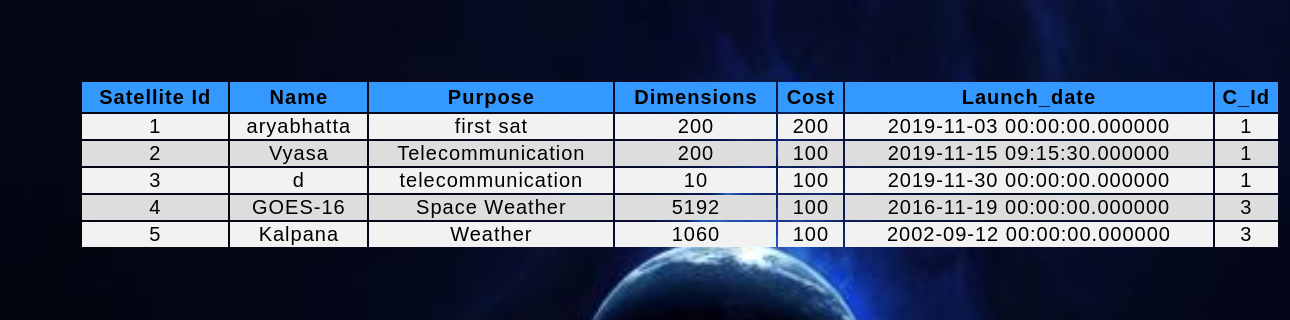
The app's page /php/s-view.php with its own data.
### tables this page shows
CREATE TABLE IF NOT EXISTS `satellites` (
  `Sat_Id` int(5) NOT NULL,
  `Name` varchar(20) NOT NULL,
  `Purpose` varchar(100) NOT NULL,
  `Weight` int(20) NOT NULL,
  `Cost` int(10) NOT NULL,
  `Launch_date` datetime(6) NOT NULL,
  `C_Id` int(5) DEFAULT NULL,
  PRIMARY KEY (`Sat_Id`),
  KEY `C_Id` (`C_Id`)
);

### php/s-view.php (the view, shortened to what this page needs)
<html>
<head><title>Satellites Details</title></head><body>
    <div class="view">
<table>
<tr>
<th>Satellite Id</th>
<th>Name</th>
<th>Purpose</th>
<th>Dimensions</th>
<th>Cost</th>
<th>Launch_date</th>
<th>C_Id</th>
</tr><?php
$link = mysqli_connect("localhost", "root", "", "sroms");
$sql = "SELECT * FROM satellites";
if($result = mysqli_query($link, $sql)){
    if(mysqli_num_rows($result) > 0){
        while($row = mysqli_fetch_array($result)){
            echo "<tr>";
                echo "<td>" . $row['Sat_Id'] . "</td>";
                echo "<td>" . $row['Name'] . "</td>";
                echo "<td>" . $row['Purpose'] . "</td>";
                echo "<td>" . $row['Weight'] . "</td>";
                echo "<td>" . $row['Cost'] . "</td>";
                echo "<td>" . $row['Launch_date'] . "</td>";
                echo "<td>" . $row['C_Id'] . "</td>";
            echo "</tr>";
        }
    } else{
        echo "No records matching your query were found.";
    }
} else{
    echo "ERROR: Could not able to execute $sql. " . mysqli_error($link);
}
?>
        </table>
</div>
    </body>
</html>

### php/s-view.php (style rules this page uses)
body { margin: 0; padding: 0; box-sizing: border-box; box-decoration-break: slice; letter-spacing: 1px; font-size:18px; font-family: 'Quicksand', sans-serif; background-image: url(../img/planetinspace.jpg); color: white; background-size: cover; }
.view { padding: 80px; }
.view table { width: 1200px; color: black; font-size: 20px; border: none; text-align: center; }
th { background-color: #3399ff; color: black; height: 30px; }
tr:nth-child(even) { background-color: #f2f2f2; }
tr:nth-child(odd) { background-color: #ddd; }

### records on screen
satellites: Sat_Id "1", Name "aryabhatta", Purpose "first sat", Weight "200", Cost "200", Launch_date "2019-11-03 00:00:00.000000", C_Id "1"
satellites: Sat_Id "2", Name "Vyasa", Purpose "Telecommunication", Weight "200", Cost "100", Launch_date "2019-11-15 09:15:30.000000", C_Id "1"
satellites: Sat_Id "3", Name "d", Purpose "telecommunication", Weight "10", Cost "100", Launch_date "2019-11-30 00:00:00.000000", C_Id "1"
satellites: Sat_Id "4", Name "GOES-16", Purpose "Space Weather", Weight "5192", Cost "100", Launch_date "2016-11-19 00:00:00.000000", C_Id "3"
satellites: Sat_Id "5", Name "Kalpana", Purpose "Weather", Weight "1060", Cost "100", Launch_date "2002-09-12 00:00:00.000000", C_Id "3"
